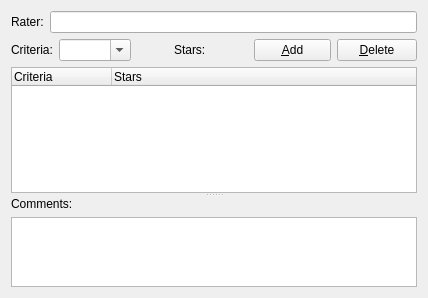
<?xml version="1.0" encoding="UTF-8"?>
<ui version="4.0">
 <class>Form</class>
 <widget class="QWidget" name="Form">
  <property name="geometry">
   <rect>
    <x>0</x>
    <y>0</y>
    <width>428</width>
    <height>298</height>
   </rect>
  </property>
  <layout class="QVBoxLayout" name="verticalLayout_2">
   <item>
    <layout class="QHBoxLayout" name="horizontalLayout">
     <item>
      <widget class="QLabel" name="label_2">
       <property name="text">
        <string>Rater:</string>
       </property>
      </widget>
     </item>
     <item>
      <widget class="KLineEdit" name="klineedit"/>
     </item>
    </layout>
   </item>
   <item>
    <layout class="QHBoxLayout" name="horizontalLayout_5">
     <item>
      <layout class="QHBoxLayout" name="horizontalLayout_2">
       <item>
        <widget class="QLabel" name="label_3">
         <property name="text">
          <string>Criteria:</string>
         </property>
        </widget>
       </item>
       <item>
        <widget class="KComboBox" name="kcombobox">
         <property name="editable">
          <bool>true</bool>
         </property>
        </widget>
       </item>
      </layout>
     </item>
     <item>
      <spacer name="horizontalSpacer">
       <property name="orientation">
        <enum>Qt::Horizontal</enum>
       </property>
       <property name="sizeHint" stdset="0">
        <size>
         <width>40</width>
         <height>20</height>
        </size>
       </property>
      </spacer>
     </item>
     <item>
      <layout class="QHBoxLayout" name="horizontalLayout_3">
       <item>
        <widget class="QLabel" name="label_4">
         <property name="sizePolicy">
          <sizepolicy hsizetype="Preferred" vsizetype="Preferred">
           <horstretch>0</horstretch>
           <verstretch>0</verstretch>
          </sizepolicy>
         </property>
         <property name="text">
          <string>Stars:</string>
         </property>
        </widget>
       </item>
       <item>
        <widget class="KRatingWidget" name="kratingwidget">
         <property name="sizePolicy">
          <sizepolicy hsizetype="Fixed" vsizetype="Fixed">
           <horstretch>0</horstretch>
           <verstretch>0</verstretch>
          </sizepolicy>
         </property>
        </widget>
       </item>
      </layout>
     </item>
     <item>
      <spacer name="horizontalSpacer_2">
       <property name="orientation">
        <enum>Qt::Horizontal</enum>
       </property>
       <property name="sizeHint" stdset="0">
        <size>
         <width>40</width>
         <height>20</height>
        </size>
       </property>
      </spacer>
     </item>
     <item>
      <layout class="QHBoxLayout" name="horizontalLayout_4">
       <item>
        <widget class="KPushButton" name="kpushbutton">
         <property name="minimumSize">
          <size>
           <width>61</width>
           <height>0</height>
          </size>
         </property>
         <property name="text">
          <string>&amp;Add</string>
         </property>
         <property name="icon">
          <iconset theme="list-add">
           <normaloff/>
          </iconset>
         </property>
        </widget>
       </item>
       <item>
        <widget class="KPushButton" name="kpushbutton_2">
         <property name="text">
          <string>&amp;Delete</string>
         </property>
         <property name="icon">
          <iconset theme="list-remove">
           <normaloff/>
          </iconset>
         </property>
        </widget>
       </item>
      </layout>
     </item>
    </layout>
   </item>
   <item>
    <widget class="QSplitter" name="splitter">
     <property name="sizePolicy">
      <sizepolicy hsizetype="Preferred" vsizetype="Expanding">
       <horstretch>0</horstretch>
       <verstretch>0</verstretch>
      </sizepolicy>
     </property>
     <property name="orientation">
      <enum>Qt::Vertical</enum>
     </property>
     <property name="childrenCollapsible">
      <bool>false</bool>
     </property>
     <widget class="QTreeWidget" name="treeWidget">
      <property name="sizePolicy">
       <sizepolicy hsizetype="Expanding" vsizetype="Expanding">
        <horstretch>0</horstretch>
        <verstretch>100</verstretch>
       </sizepolicy>
      </property>
      <property name="rootIsDecorated">
       <bool>false</bool>
      </property>
      <column>
       <property name="text">
        <string>Criteria</string>
       </property>
      </column>
      <column>
       <property name="text">
        <string>Stars</string>
       </property>
      </column>
     </widget>
     <widget class="QFrame" name="frame">
      <property name="sizePolicy">
       <sizepolicy hsizetype="Preferred" vsizetype="Preferred">
        <horstretch>0</horstretch>
        <verstretch>65</verstretch>
       </sizepolicy>
      </property>
      <property name="frameShape">
       <enum>QFrame::NoFrame</enum>
      </property>
      <property name="frameShadow">
       <enum>QFrame::Raised</enum>
      </property>
      <layout class="QVBoxLayout" name="verticalLayout">
       <property name="margin">
        <number>0</number>
       </property>
       <item>
        <widget class="QLabel" name="label">
         <property name="sizePolicy">
          <sizepolicy hsizetype="Preferred" vsizetype="Fixed">
           <horstretch>0</horstretch>
           <verstretch>0</verstretch>
          </sizepolicy>
         </property>
         <property name="text">
          <string>Comments:</string>
         </property>
        </widget>
       </item>
       <item>
        <widget class="KTextEdit" name="ktextedit">
         <property name="sizePolicy">
          <sizepolicy hsizetype="Expanding" vsizetype="Expanding">
           <horstretch>0</horstretch>
           <verstretch>0</verstretch>
          </sizepolicy>
         </property>
        </widget>
       </item>
      </layout>
     </widget>
    </widget>
   </item>
  </layout>
 </widget>
 <customwidgets>
  <customwidget>
   <class>KComboBox</class>
   <extends>QComboBox</extends>
   <header>kcombobox.h</header>
  </customwidget>
  <customwidget>
   <class>KLineEdit</class>
   <extends>QLineEdit</extends>
   <header>klineedit.h</header>
  </customwidget>
  <customwidget>
   <class>KPushButton</class>
   <extends>QPushButton</extends>
   <header>kpushbutton.h</header>
  </customwidget>
  <customwidget>
   <class>KTextEdit</class>
   <extends>QTextEdit</extends>
   <header>ktextedit.h</header>
  </customwidget>
  <customwidget>
   <class>KRatingWidget</class>
   <extends>QFrame</extends>
   <header>kratingwidget.h</header>
  </customwidget>
 </customwidgets>
 <resources/>
 <connections/>
</ui>
